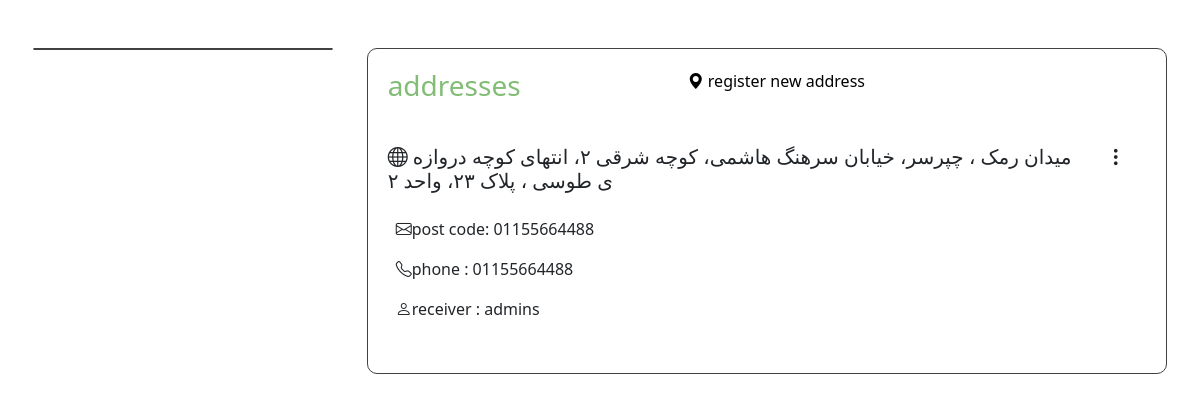
Before: /user/addresses (signed in) with the older database file.
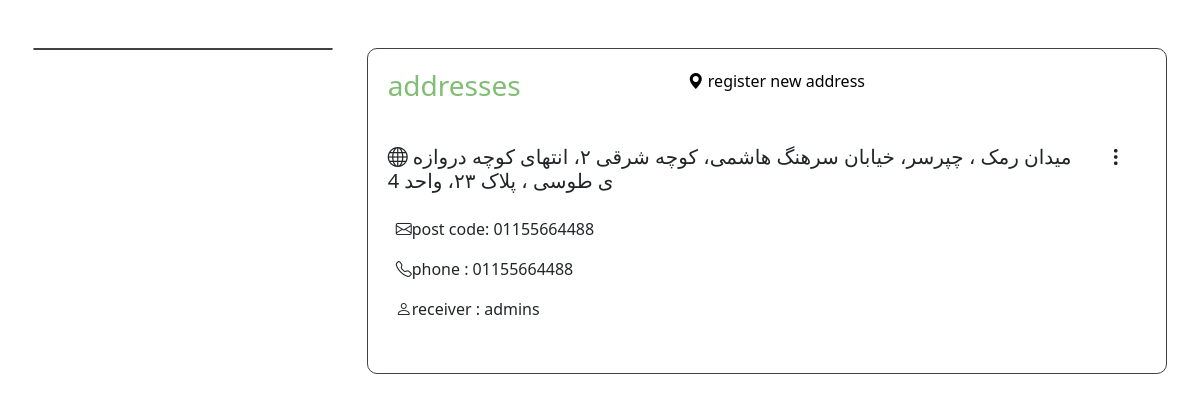
After: the same page with the newer database file.
### account_module/models.py (models this page shows, shortened)
class Address(models.Model):
    user = models.ForeignKey(User, on_delete=models.CASCADE)
    title = models.CharField(max_length=100, null=True, blank=True)
    address = models.TextField(null=True, blank=True)
    phone = models.CharField(max_length=100, null=True, blank=True)
    post_code = models.IntegerField(null=True, blank=True)
    is_default = models.BooleanField(null=True, blank=True)

class User(AbstractUser):
    avatar = models.ImageField(upload_to='images/profiles', null=True, blank=True)
    email_active_code = models.CharField(max_length=100)
    mobile = PhoneNumberField(null=True, blank=True, unique=True)
    mobile_active_code = models.CharField(max_length=10)
    date_of_birth = models.DateField(blank=True, null=True)
    national_code = models.IntegerField(null=True, blank=True)

### user_panel_module/views.py (the view)
# urls.py: path('addresses', views.Addresses.as_view(), name='addresses'),
@method_decorator(login_required, name='dispatch')
class Addresses(TemplateView):
    template_name = 'user_panel/addresses.html'
    def get_context_data(self, **kwargs):
        context = super(Addresses, self).get_context_data()
        context['addresses'] = Address.objects.filter(user_id=self.request.user.id)
        return context

### user_panel_module/templates/user_panel/addresses.html (shortened to what this page needs)
{% extends 'shared/_layout.html' %}
{% load render_partial %}
{% block content %}
    <div class="container-fluid w-100 mt-5 d-flex justify-content-center align-items-center">
        <div class="container-fluid container-xxl d-flex justify-content-evenly align-items-start w-100 h-100 flex-wrap p-0 m-0">
            <div class="row col-11 col-lg-3  h-100 p-0 m-0 flex-wrap userMenu mb-5">
            </div>
            <div class="col-11 col-lg-8 addressesSection">
                <div class="col-12 d-flex mb-2 flex-wrap">
                    <h3 onclick="_showAddress()" class="col-12 col-lg-6 showAddresses">addresses</h3>
                    <a href="{% url 'add_address' %}" class="col-12 col-lg-6 addLocation addAddress"><i
                        class="bi bi-geo-alt-fill"></i> register new address</a>
                </div>
                <div id="addresses">
                    {% if addresses %}
                        {% for address in addresses %}
                            <div class="col-12 address pb-3" id="addresses">
                                <h5 class="col-12 d-flex">
                                    <p class="col-11"><i class="bi bi-globe"></i> {{ address.address }}</p>
                                    <div class="threeDotsMenu"><i class="bi bi-three-dots-vertical"></i></div>
                                </h5>
                                <p class="px-2"><i class="bi bi-envelope"></i>post code: {{ address.phone }} </p>
                                <p class="px-2"><i class="bi bi-telephone"></i>phone : {{ address.phone }} </p>
                                <p class="px-2"><i class="bi bi-person"></i>receiver : {{ address.user.username }} </p>
                            </div>
                        {% endfor %}
                    {% else %}
                        <p>There are no addresses...</p>
                    {% endif %}
                </div>
            </div>
        </div>
    </div>
{% endblock %}

Changed rows visible on the page:
removed Address: address "میدان رمک ، چپرسر، خیابان سرهنگ هاشمی، کوچه شرقی ۲، انتهای کوچه دروازه ی طوسی ، پلاک ۲۳، واحد ۲", phone "01155664488", user.username "admins"
added Address: address "میدان رمک ، چپرسر، خیابان سرهنگ هاشمی، کوچه شرقی ۲، انتهای کوچه دروازه ی طوسی ، پلاک ۲۳، واحد 4", phone "01155664488", user.username "admins"
